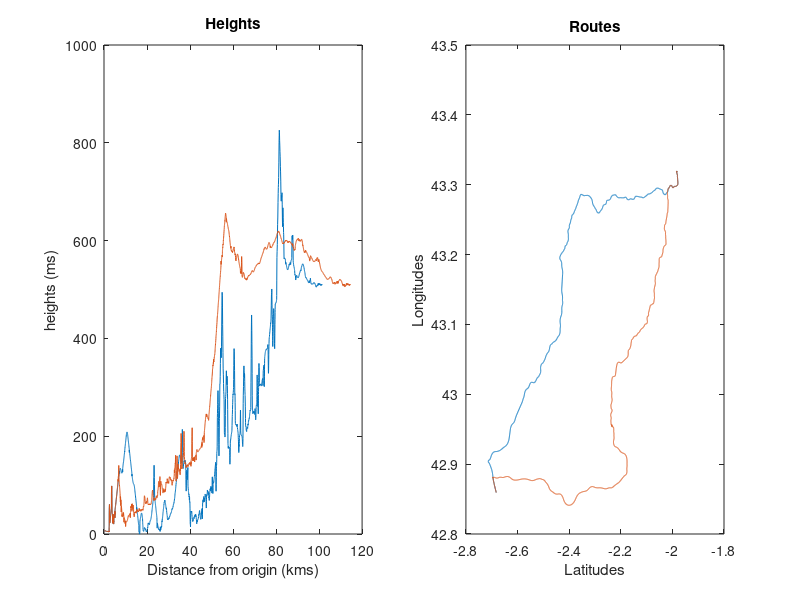

Write MATLAB code to recreate this figure.

heights1 = dlmread('files/a1-height.csv',',',1,0);
heights2 = dlmread('files/n1-height.csv',',',1,0);

%grafic = figure;

subplot(1,2,2);
plot( heights1(:,2) , heights1(:,1) , heights2(:,2) , heights2(:,1)) ;
title('Routes')
xlabel('Latitudes')
ylabel('Longitudes')

subplot(1,2,1);
plot( heights1(:,4) , heights1(:,3) , heights2(:,4) , heights2(:,3)) ;
title('Heights')
xlabel('Distance from origin (kms)')
ylabel('heights (ms)')

meanN1 = mean(heights2( : ,3));
sdN1 = std(heights2( : ,3));
maxN1 = max(heights2( : ,3));
minN1 = min(heights2( : ,3));

fprintf('\nn1 route statistics:');
fprintf('\nMean height: %.2f (sd:%.2f)',meanN1,sdN1);
fprintf('\nHeight range: [%.2f,%.2f]\n',minN1, maxN1 );

meanA1 = mean(heights1( : ,3));
sdA1 = std(heights1( : , 3));
maxA1 = max(heights1 ( : ,3));
minA1 = min(heights1 ( : ,3));

fprintf('\nai1 route statistics:') ;
fprintf('\nMean height: %.2f (sd:%.2f)',meanA1,sdA1);
fprintf('\nHeight range: [%.2f,%.2f]\n',minA1, maxA1 );

saveas(gcf,'routes-elevations','png')

